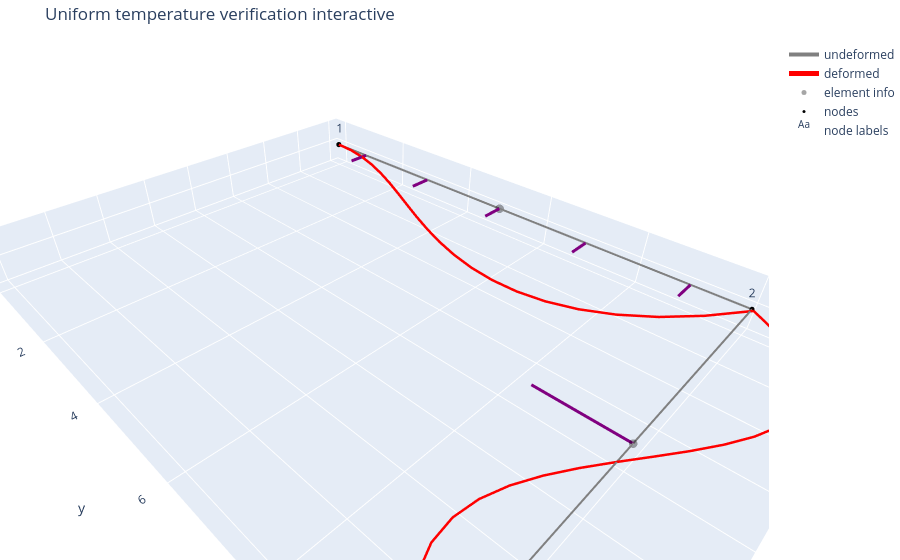

Notebook cell for this chart:
### Code cell
import importlib

try:
    import helpers.plotting_plotly as pp3d
    importlib.reload(pp3d)
    from helpers.plotting_plotly import plot_structure_plotly
except ImportError:
    import plotting_plotly as pp3d
    importlib.reload(pp3d)
    from plotting_plotly import plot_structure_plotly

fig = plot_structure_plotly(
    clean_model,
    data,
    U=package["results"]["U"],
    scale=60.0,
    selector="all",
    show_undeformed=True,
    show_deformed=True,
    show_nodes=True,
    show_node_labels=True,
    show_element_hover=True,
    show_member_loads=True,
    member_load_scale=0.02,
    title="Uniform temperature verification interactive",
    save_html="outputs/validation/plotly_plots/verification_uniform_temperature_frame.html",
    save_png="outputs/validation/plotly_plots/verification_uniform_temperature_frame.png",
)

fig.show()

### Figure 1 — Plotly figure (JSON) as saved in the notebook; plotly's stock layout.template omitted (floating-point values rounded to 4 significant figures)
{"data": [{"hoverinfo": "skip", "line": {"color": "gray", "dash": "solid", "width": 4}, "mode": "lines", "name": "undeformed", "type": "scatter3d", "x": [0, 0, null, 0, 8, null], "y": [0, 10, null, 10, 10, null], "z": [0, 0, null, 0, 0, null]}, {"hoverinfo": "skip", "line": {"color": "red", "dash": "solid", "width": 5}, "mode": "lines", "name": "deformed", "type": "scatter3d", "x": [0, 0.03634, 0.1377, 0.2927, 0.4898, 0.7176, 0.9646, 1.219, 1.471, 1.707, 1.916, 2.087, 2.209, 2.27, 2.259, 2.163, 1.973, 1.676, 1.26, 0.7148, 0.02853, null, 0.02853, 0.4271, 0.8257, 1.224, 1.623, 2.021, 2.42, 2.819, 3.217, 3.616, 4.014, 4.413, 4.811, 5.21, 5.609, 6.007, 6.406, 6.804, 7.203, 7.601, 8, null], "y": [0, 0.5018, 1.004, 1.505, 2.007, 2.509, 3.011, 3.513, 4.014, 4.516, 5.018, 5.52, 6.022, 6.523, 7.025, 7.527, 8.029, 8.531, 9.032, 9.534, 10.04, null, 10.04, 10.56, 10.93, 11.16, 11.27, 11.27, 11.18, 11.02, 10.81, 10.56, 10.28, 9.999, 9.73, 9.489, 9.293, 9.159, 9.103, 9.143, 9.294, 9.574, 10, null], "z": [0, 0, 0, 0, 0, 0, 0, 0, 0, 0, 0, 0, 0, 0, 0, 0, 0, 0, 0, 0, 0, null, 0, 0, 0, 0, 0, 0, 0, 0, 0, 0, 0, 0, 0, 0, 0, 0, 0, 0, 0, 0, 0, null]}, {"hovertemplate": "%{text}<extra></extra>", "marker": {"color": "black", "opacity": 0.35, "size": 5}, "mode": "markers", "name": "element info", "text": ["Element 1<br>type = 3D_frame<br>nodes = 1 to 2<br>section = frame_sec", "Element 2<br>type = 3D_frame<br>nodes = 2 to 3<br>section = frame_sec"], "type": "scatter3d", "x": [0, 4], "y": [5, 10], "z": [0, 0]}, {"hovertemplate": "%{text}<extra></extra>", "marker": {"color": "black", "size": 3}, "mode": "markers", "name": "nodes", "text": ["Node 1", "Node 2", "Node 3"], "type": "scatter3d", "x": [0, 0, 8], "y": [0, 10, 10], "z": [0, 0, 0]}, {"hoverinfo": "skip", "mode": "text", "name": "node labels", "text": ["1", "2", "3"], "textposition": "top center", "type": "scatter3d", "x": [0, 0, 8], "y": [0, 10, 10], "z": [0, 0, 0]}, {"hovertemplate": "%{text}<extra></extra>", "line": {"color": "purple", "width": 6}, "mode": "lines", "showlegend": false, "text": ["Member load on element 1<br>type = uniform_local_y<br>w = -24.0", "Member load on element 1<br>type = uniform_local_y<br>w = -24.0"], "type": "scatter3d", "x": [0, 0.48], "y": [1, 1], "z": [0, 0]}, {"hovertemplate": "%{text}<extra></extra>", "line": {"color": "purple", "width": 6}, "mode": "lines", "showlegend": false, "text": ["Member load on element 1<br>type = uniform_local_y<br>w = -24.0", "Member load on element 1<br>type = uniform_local_y<br>w = -24.0"], "type": "scatter3d", "x": [0, 0.48], "y": [3.0, 3.0], "z": [0, 0]}, {"hovertemplate": "%{text}<extra></extra>", "line": {"color": "purple", "width": 6}, "mode": "lines", "showlegend": false, "text": ["Member load on element 1<br>type = uniform_local_y<br>w = -24.0", "Member load on element 1<br>type = uniform_local_y<br>w = -24.0"], "type": "scatter3d", "x": [0, 0.48], "y": [5, 5], "z": [0, 0]}, {"hovertemplate": "%{text}<extra></extra>", "line": {"color": "purple", "width": 6}, "mode": "lines", "showlegend": false, "text": ["Member load on element 1<br>type = uniform_local_y<br>w = -24.0", "Member load on element 1<br>type = uniform_local_y<br>w = -24.0"], "type": "scatter3d", "x": [0, 0.48], "y": [7.0, 7.0], "z": [0, 0]}, {"hovertemplate": "%{text}<extra></extra>", "line": {"color": "purple", "width": 6}, "mode": "lines", "showlegend": false, "text": ["Member load on element 1<br>type = uniform_local_y<br>w = -24.0", "Member load on element 1<br>type = uniform_local_y<br>w = -24.0"], "type": "scatter3d", "x": [0, 0.48], "y": [9, 9], "z": [0, 0]}, {"hovertemplate": "%{text}<extra></extra>", "line": {"color": "purple", "width": 6}, "mode": "lines", "showlegend": false, "text": ["Member load on element 2<br>type = point_local_y_midspan<br>P = -75.0", "Member load on element 2<br>type = point_local_y_midspan<br>P = -75.0"], "type": "scatter3d", "x": [4, 4], "y": [10, 8.5], "z": [0, 0]}], "layout": {"margin": {"b": 0, "l": 0, "r": 0, "t": 40}, "scene": {"aspectmode": "data", "xaxis": {"title": {"text": "x"}}, "yaxis": {"title": {"text": "y"}}, "zaxis": {"title": {"text": "z"}}}, "showlegend": true, "title": {"text": "Uniform temperature verification interactive"}}}
